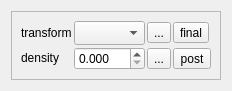
<?xml version="1.0" encoding="UTF-8"?>
<ui version="4.0">
 <class>SelectTriangleWidget</class>
 <widget class="QWidget" name="SelectTriangleWidget">
  <property name="geometry">
   <rect>
    <x>0</x>
    <y>0</y>
    <width>212</width>
    <height>84</height>
   </rect>
  </property>
  <property name="windowTitle">
   <string>Triangles</string>
  </property>
  <layout class="QGridLayout" name="gridLayout_2">
   <item row="0" column="0">
    <widget class="QFrame" name="frame">
     <property name="sizePolicy">
      <sizepolicy hsizetype="Maximum" vsizetype="Preferred">
       <horstretch>0</horstretch>
       <verstretch>0</verstretch>
      </sizepolicy>
     </property>
     <property name="frameShape">
      <enum>QFrame::StyledPanel</enum>
     </property>
     <property name="frameShadow">
      <enum>QFrame::Sunken</enum>
     </property>
     <layout class="QGridLayout" name="gridLayout" columnstretch="0,1,0,0">
      <property name="spacing">
       <number>2</number>
      </property>
      <item row="0" column="0">
       <widget class="QLabel" name="label_7">
        <property name="sizePolicy">
         <sizepolicy hsizetype="Maximum" vsizetype="Maximum">
          <horstretch>0</horstretch>
          <verstretch>0</verstretch>
         </sizepolicy>
        </property>
        <property name="layoutDirection">
         <enum>Qt::RightToLeft</enum>
        </property>
        <property name="text">
         <string>transform</string>
        </property>
       </widget>
      </item>
      <item row="0" column="1">
       <widget class="QComboBox" name="m_selectedTriangleBox">
        <property name="sizePolicy">
         <sizepolicy hsizetype="MinimumExpanding" vsizetype="Fixed">
          <horstretch>0</horstretch>
          <verstretch>0</verstretch>
         </sizepolicy>
        </property>
        <property name="sizeAdjustPolicy">
         <enum>QComboBox::AdjustToMinimumContentsLengthWithIcon</enum>
        </property>
       </widget>
      </item>
      <item row="0" column="2">
       <widget class="QToolButton" name="m_addTriangleButton">
        <property name="sizePolicy">
         <sizepolicy hsizetype="Maximum" vsizetype="Maximum">
          <horstretch>0</horstretch>
          <verstretch>0</verstretch>
         </sizepolicy>
        </property>
        <property name="toolTip">
         <string>add a triangle</string>
        </property>
        <property name="text">
         <string>...</string>
        </property>
        <property name="icon">
         <iconset resource="../qosmic.qrc">
          <normaloff>:/icons/silk/shape_triangle_add.xpm</normaloff>:/icons/silk/shape_triangle_add.xpm</iconset>
        </property>
        <property name="arrowType">
         <enum>Qt::NoArrow</enum>
        </property>
       </widget>
      </item>
      <item row="0" column="3">
       <widget class="QToolButton" name="m_finalButton">
        <property name="sizePolicy">
         <sizepolicy hsizetype="Maximum" vsizetype="Maximum">
          <horstretch>0</horstretch>
          <verstretch>0</verstretch>
         </sizepolicy>
        </property>
        <property name="toolTip">
         <string>enable the final transform</string>
        </property>
        <property name="text">
         <string>final</string>
        </property>
        <property name="icon">
         <iconset resource="../qosmic.qrc">
          <normaloff>:/icons/silk/shape_final_triangle.xpm</normaloff>:/icons/silk/shape_final_triangle.xpm</iconset>
        </property>
        <property name="checkable">
         <bool>true</bool>
        </property>
       </widget>
      </item>
      <item row="1" column="0">
       <widget class="QLabel" name="label_11">
        <property name="sizePolicy">
         <sizepolicy hsizetype="Maximum" vsizetype="Maximum">
          <horstretch>0</horstretch>
          <verstretch>0</verstretch>
         </sizepolicy>
        </property>
        <property name="toolTip">
         <string>probability that this function is chosen</string>
        </property>
        <property name="layoutDirection">
         <enum>Qt::LeftToRight</enum>
        </property>
        <property name="text">
         <string>density</string>
        </property>
        <property name="alignment">
         <set>Qt::AlignRight|Qt::AlignTrailing|Qt::AlignVCenter</set>
        </property>
       </widget>
      </item>
      <item row="1" column="1">
       <widget class="DoubleValueEditor" name="m_densLineEdit">
        <property name="sizePolicy">
         <sizepolicy hsizetype="MinimumExpanding" vsizetype="Fixed">
          <horstretch>0</horstretch>
          <verstretch>0</verstretch>
         </sizepolicy>
        </property>
        <property name="decimals">
         <number>3</number>
        </property>
        <property name="minimum">
         <double>0.000000000000000</double>
        </property>
        <property name="maximum">
         <double>999.000000000000000</double>
        </property>
        <property name="singleStep">
         <double>0.010000000000000</double>
        </property>
       </widget>
      </item>
      <item row="1" column="2">
       <widget class="QToolButton" name="m_delTriangleButton">
        <property name="sizePolicy">
         <sizepolicy hsizetype="Maximum" vsizetype="Maximum">
          <horstretch>0</horstretch>
          <verstretch>0</verstretch>
         </sizepolicy>
        </property>
        <property name="toolTip">
         <string>remove the selected triangle</string>
        </property>
        <property name="text">
         <string>...</string>
        </property>
        <property name="icon">
         <iconset resource="../qosmic.qrc">
          <normaloff>:/icons/silk/shape_triangle_delete.xpm</normaloff>:/icons/silk/shape_triangle_delete.xpm</iconset>
        </property>
       </widget>
      </item>
      <item row="1" column="3">
       <widget class="QToolButton" name="m_animateButton">
        <property name="sizePolicy">
         <sizepolicy hsizetype="Maximum" vsizetype="Maximum">
          <horstretch>0</horstretch>
          <verstretch>0</verstretch>
         </sizepolicy>
        </property>
        <property name="toolTip">
         <string>animate this transform in the electricsheep loop</string>
        </property>
        <property name="text">
         <string>post</string>
        </property>
        <property name="icon">
         <iconset resource="../qosmic.qrc">
          <normaloff>:/icons/silk/film.xpm</normaloff>:/icons/silk/film.xpm</iconset>
        </property>
        <property name="checkable">
         <bool>true</bool>
        </property>
       </widget>
      </item>
     </layout>
    </widget>
   </item>
   <item row="1" column="0">
    <spacer name="verticalSpacer">
     <property name="orientation">
      <enum>Qt::Vertical</enum>
     </property>
     <property name="sizeHint" stdset="0">
      <size>
       <width>0</width>
       <height>0</height>
      </size>
     </property>
    </spacer>
   </item>
  </layout>
 </widget>
 <customwidgets>
  <customwidget>
   <class>DoubleValueEditor</class>
   <extends>QDoubleSpinBox</extends>
   <header>doublevalueeditor.h</header>
  </customwidget>
 </customwidgets>
 <resources>
  <include location="../qosmic.qrc"/>
 </resources>
 <connections/>
</ui>
